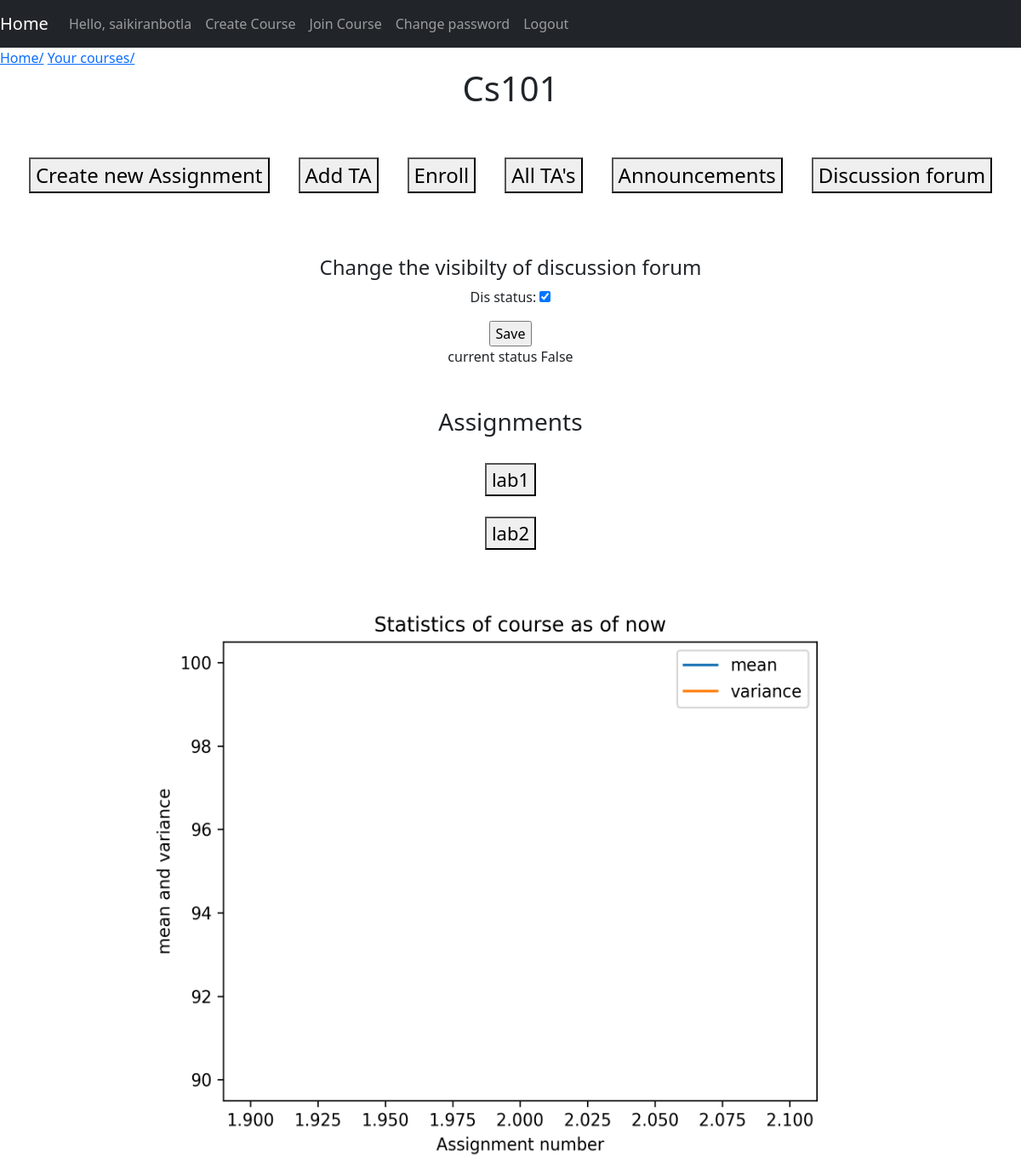
The app's page /instructor/Cs101/ (signed in) with its own data.
### moodle/models.py (models this page shows, shortened)
class Coursescreated(models.Model):
  	user = models.ForeignKey(User, on_delete = models.CASCADE)
  	title = models.CharField(max_length = 50)
  	coursecode = models.CharField(max_length=5,validators=[RegexValidator(regex=r'^\w{5}$', message='Length has to be 5')])
  	dis_status=models.BooleanField(default=True)

class Assignment(models.Model):
  	course = models.ForeignKey(Coursescreated, on_delete = models.CASCADE)
  	name = models.CharField(max_length = 50)
  	file=models.FileField(upload_to='',blank=True)
  	statement = models.TextField(blank=True)
  	total = models.PositiveIntegerField()
  	date_created=models.DateTimeField(auto_now_add=True,null=True)
  	deadline=models.DateTimeField(null = True,blank=True)
  	csvfile = models.FileField(upload_to='',blank=True)
  	weightage=models.DecimalField(max_digits=5,decimal_places=2,null=True)

### moodle/views.py (the view, shortened to what this page needs)
# urls.py: path('instructor/<str:pk>/',views.instructor,name="instructor"),
@login_required(login_url='login')
def instructor(request,pk):
	form=changestatform()
	title=pk
	course=Coursescreated.objects.filter(title=pk)
	course=course[0]
	Assignments=Assignment.objects.filter(course=course)
	mean=list()
	var=list()
	for assignment in Assignments:
		x=list()
		submissions=Submission.objects.filter(assignment=assignment)
		for submission in submissions:
			if submission.statusofcorrection=="DONE":
				x.append(submission.grade)
		x=np.array(x)
		mean.append(np.mean(x))
		var.append(np.var(x))
	total=np.size(mean)
	x=np.arange(1,total+1)
	plt.title('Statistics of course as of now')
	plt.xlabel('Assignment number')
	plt.ylabel('mean and variance')
	plt.plot(x,mean,label='mean')
	plt.plot(x,var,label='variance')
	plt.legend()
	buf=io.BytesIO()
	plt.savefig(buf,format='png',dpi=300)
	image_base64=base64.b64encode(buf.getvalue()).decode('utf-8').replace('\n','')
	buf.close()
	plt.clf()
	return render(request,'moodle/instructor.html',{'Assignments':Assignments,'title':title,'form':form,'course':course,'image_base64':image_base64})

### moodle/forms.py
class changestatform(forms.ModelForm):
    class Meta:
        model=Coursescreated
        fields=['dis_status']

### moodle/templates/moodle/instructor.html (shortened to what this page needs)
{% extends 'moodle/main.html' %}
{% block content %}
<a href="{% url 'home' %}">  Home/</a>
<a href="{% url 'yourcourse' %}">Your courses/</a>
<center>
	<h1 >{{title}}</h1>
	<br>
	<br>
	<table>
		<tr>
			<td><a href="{% url 'assignment' title %}"><button style="font-size: 24px;">Create new Assignment</button></td>
			<td></td>
			<td></td>
			<td></td>
			<td></td>
			<td></td>
			<td></td>
			<td></td>
			<td></td>
			<td></td>
			<td></td>
			<td></td>
			<td></td>
			<td></td>
			<td></td>
			<td></td>
			<td></td>
			<td><a href="{% url 'addTa' title %}"><button style="font-size: 24px;">Add TA</button></a></td>
			<td></td>
			<td></td>
			<td></td>
			<td></td>
			<td></td>
			<td></td>
			<td></td>
			<td></td>
			<td></td>
			<td></td>
			<td></td>
			<td></td>
			<td></td>
			<td></td>
			<td></td>
			<td></td>
			<td><a href="{% url 'enroll' title %}"><button style="font-size: 24px;">Enroll</button></a></td>
			<td></td>
			<td></td>
			<td></td>
			<td></td>
			<td></td>
			<td></td>
			<td></td>
			<td></td>
			<td></td>
			<td></td>
			<td></td>
			<td></td>
			<td></td>
			<td></td>
			<td></td>
			<td></td>
			<td><a href="{% url 'viewta' title %}"><button style="font-size: 24px;">All TA's</button></a></td>
			<td></td>
			<td></td>
			<td></td>
			<td></td>
			<td></td>
			<td></td>
			<td></td>
			<td></td>
			<td></td>
			<td></td>
			<td></td>
			<td></td>
			<td></td>
			<td></td>
			<td></td>
			<td></td>
			<td><a href="{% url 'announcement' title %}"><button style="font-size: 24px;">Announcements</button></td>
				<td></td>
			<td></td>
			<td></td>
			<td></td>
			<td></td>
			<td></td>
			<td></td>
			<td></td>
			<td></td>
			<td></td>
			<td></td>
			<td></td>
			<td></td>
			<td></td>
			<td></td>
			<td></td>
			<td>
				<a href="{% url 'discussion' title %}"><button style="font-size: 24px;">Discussion forum</button></a>
			</td>
		</tr>
	</table>
	<br>
	<br>
	<br>
	<h4>Change the visibilty of discussion forum</h4>
	<form method="POST">
		{{form.as_p}}
		<input type="submit" name="" value="Save"><br>
		current status {{course.dis_status}}
	</form>
	<br>
	<br>
<h3>Assignments</h3><br>
{% for Assignment in Assignments %}
	<a href="{% url 'viewsubmissions' title Assignment.name %}"><button style="font-size: 22px;">{{Assignment.name}}</button></a> <br> <br>
{% endfor %}
<img alt="" height='700' width="900">
</center>
{% endblock %}

### moodle/templates/moodle/dashboard.html (shortened to what this page needs)
 <nav class="navbar navbar-expand-lg navbar-dark bg-dark">
   <a class="navbar-brand" href="{% url 'home' %}">Home</a>
  <div class="collapse navbar-collapse" id="navbarNavAltMarkup">
    <div class="navbar-nav">
      <a class="nav-item nav-link">Hello, {{request.user}}</a>
      <a class="nav-item nav-link" href="{% url 'createcourse' %}">Create Course</a>
      <a class="nav-item nav-link" href="{% url 'joincourse' %}">Join Course</a>
      <a class="nav-item nav-link" href="{% url 'reset' %}">Change password</a>
      <a class="nav-item nav-link" href="{% url 'logout' %}">Logout</a>
    </div>
  </div>
</nav>

### records on screen
Coursescreated: title "Cs101", dis_status "False"
Assignment: name "lab1"
Assignment: name "lab2"

### other values on screen
{{ request.user }} "saikiranbotla"
